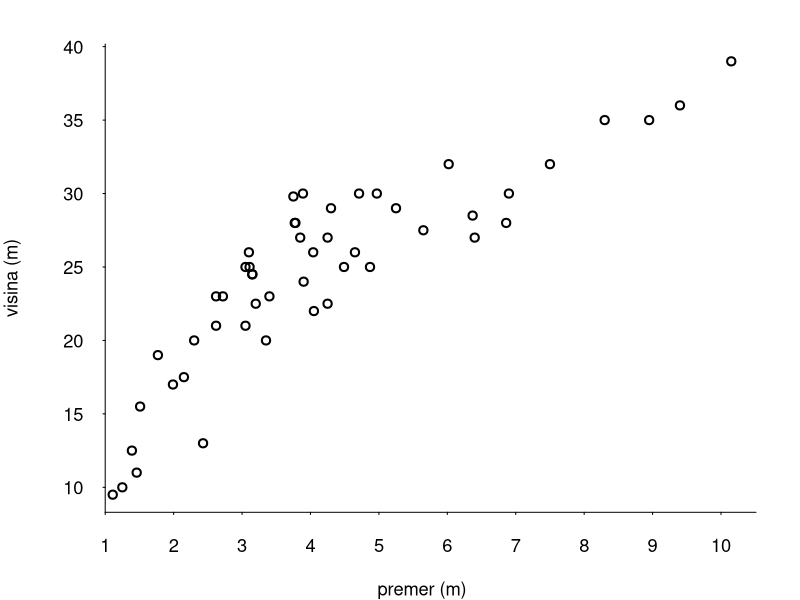
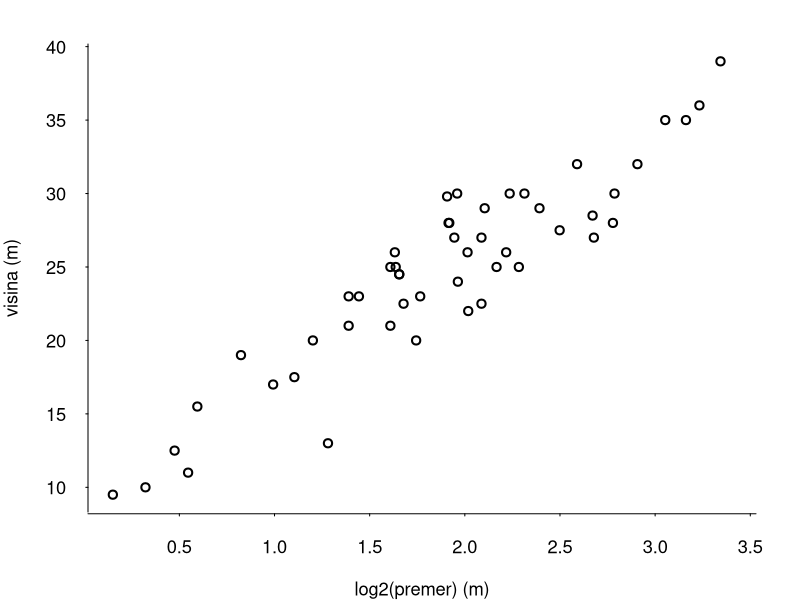
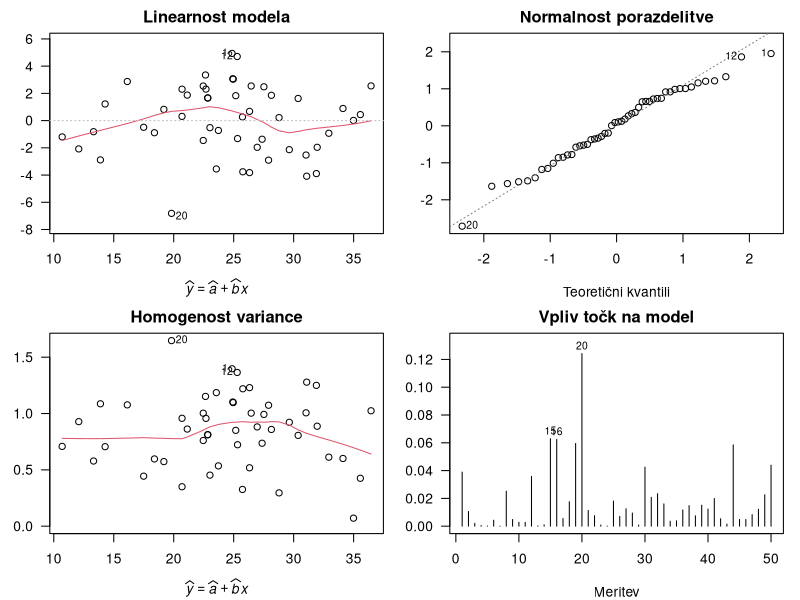
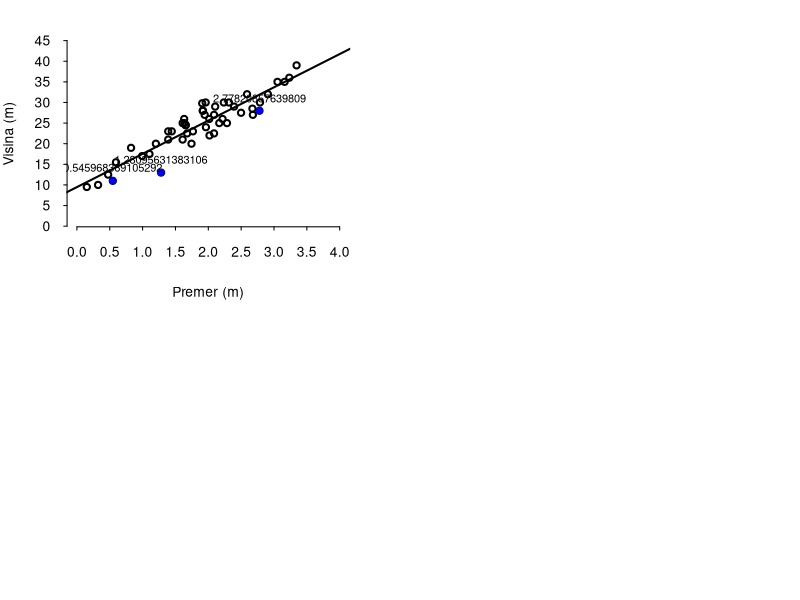

Write R code to recreate these figures, in order.
## ---- chunk 1
klek<-read.csv("klek.csv", header=TRUE)
str(klek)
log2Premer <- log2(klek$premer)
## ---- chunk 2
summary(klek$premer)
sd(klek$premer)
## ---- chunk 3
summary(klek$visina)
sd(klek$visina)
## ---- chunk 4
summary(log2Premer)
sd(log2Premer)
## ---- chunk 5
par(las=1, cex=1.1, mar=c(4,4,2,2))
plot(klek$premer, klek$visina, main="", xlim=c(1.110,10.150), ylim=c(9.5,39),
xlab="premer (m)", ylab="visina (m)", lwd=2, axes=FALSE)
axis(1,pos=8.3,at=seq(1,13,by=1),tcl=-0.1)
axis(2,pos=1,at=seq(0,45,by=5),tcl=-0.1)
## ---- chunk 6
par(las=1, cex=1.1, mar=c(4,4,2,2))
plot(log2Premer, klek$visina, main="", xlim=c(0.15, 3.4), ylim=c(9.5,39),
xlab="log2(premer) (m)", ylab="visina (m)", lwd=2, axes=FALSE)
axis(1,pos=8.2,at=seq(0,4,by=0.5),tcl=-0.1)
axis(2,pos=0.02,at=seq(0,45,by=5),tcl=-0.1)
## ---- chunk 7
(r<-cor(klek$premer,klek$visina))
## ---- chunk 8
(r<-cor(log2Premer,klek$visina))
## ---- chunk 9
(model<-lm(visina~log2Premer,data=klek))
## ---- chunk 10
klek[hatvalues(model)>4/nrow(klek),]
## ---- chunk 11
klek[abs(rstandard(model))>2,]
## ---- chunk 12
par(mfrow=c(2,2),mar=c(4,3,2,1))
plot(model,which=1,caption="",ann=FALSE)
title(xlab=expression(italic(widehat(y)==widehat(a)+widehat(b)*x)),
ylab="Ostanki",main="Linearnost modela")
plot(model,which=2,caption="", ann=FALSE)
title(xlab="Teoretični kvantili", ylab= "St. ostanki",
main="Normalnost porazdelitve")
plot(model,which=3,caption="",ann=FALSE)
title(xlab=expression(italic(widehat(y)==widehat(a)+widehat(b)*x)),
ylab=expression(sqrt(paste("|St. ostanki|"))), main="Homogenost variance")
plot(model,which=4,caption="", ann=FALSE)
title(xlab="Meritev",ylab="Cookova razdalja", main="Vpliv točk na model")
## ---- chunk 13
suppressWarnings(library(car))
ncvTest(model)
## ---- chunk 14
par(las=1, mar=c(4,4,2,3))
plot(log2Premer, klek$visina, main="", xlim=c(0,4), ylim=c(0,45),xlab=
"Premer (m)", ylab="Visina (m)",lwd=2, axes=FALSE)
axis(1,pos=-0.15,at=seq(0,4,by=0.5),tcl=-0.2)
axis(2,pos=-0.15,at=seq(0,45,by=5),tcl=-0.2)
arrows(x0=2500,y0=0,x1=2600,y1=0,length=0.1)
arrows(x0=500,y0=15,x1=500,y1=16,length=0.1)
abline(model,lwd=2)
points(log2Premer[c(15,16,20)],klek$visina[c(15,16,20)],col="blue",pch=19)
text(log2Premer[c(15,16,20)],klek$visina[c(15,16,20)]+c(0.2,0,0.1),labels=
log2Premer[c(15,16,20)],pos=3,cex=0.8)
## ---- chunk 15
any(cooks.distance(model)[c(15,16,20)]>=qf(0.5,2,nrow(klek)-2))
## ---- chunk 16
summary(model)
## ---- chunk 17
round(confint(model),3)
## ---- chunk 18
xlog2Premer = data.frame(log2Premer=c(3,6,9))
predict(model, xlog2Premer, interval="predict")
